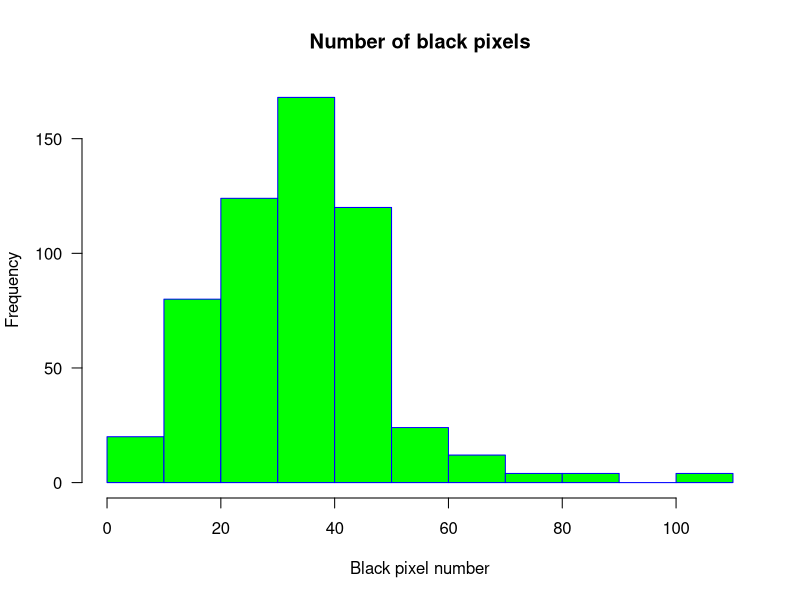
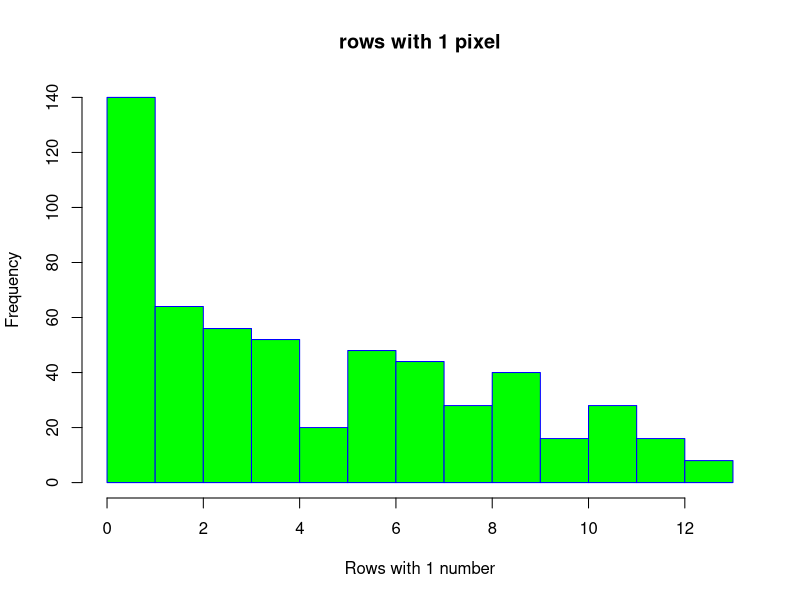
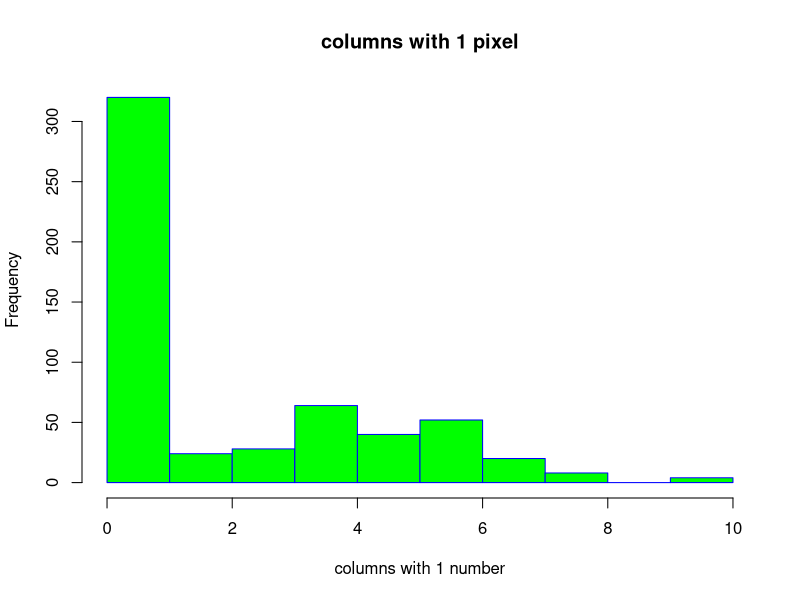
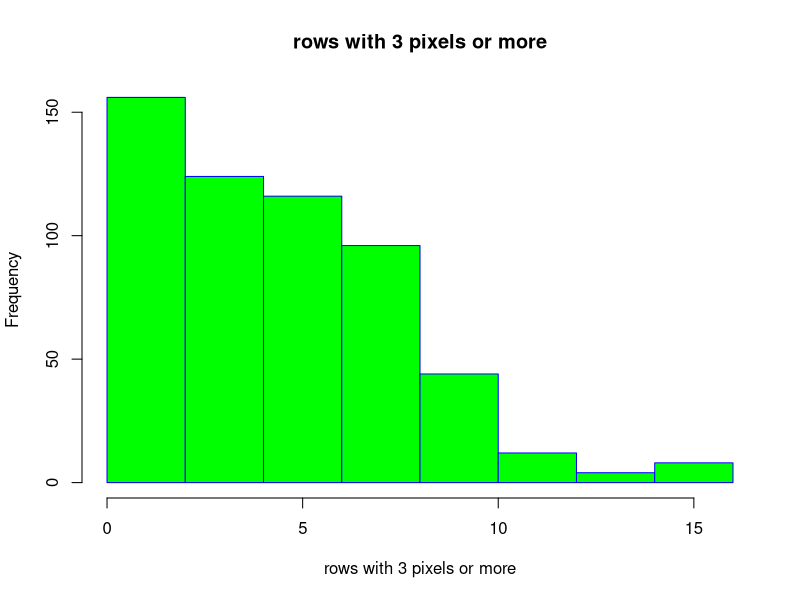
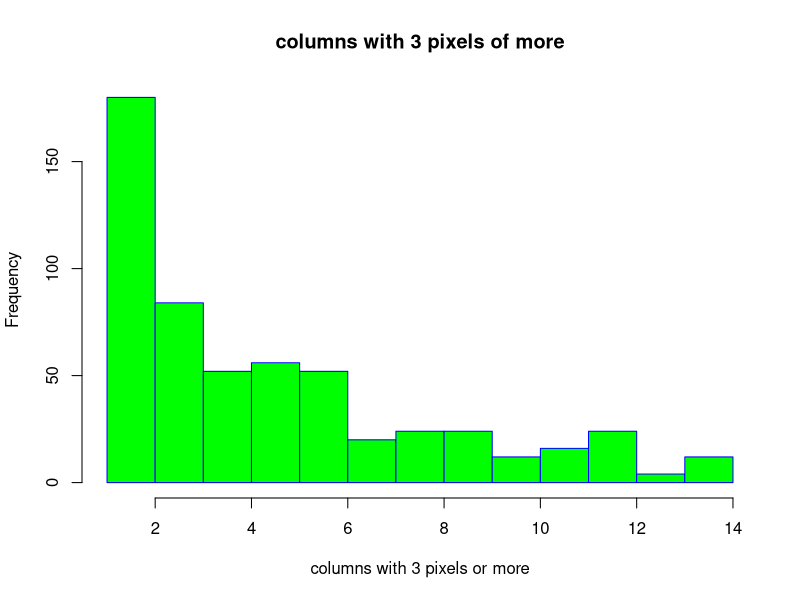
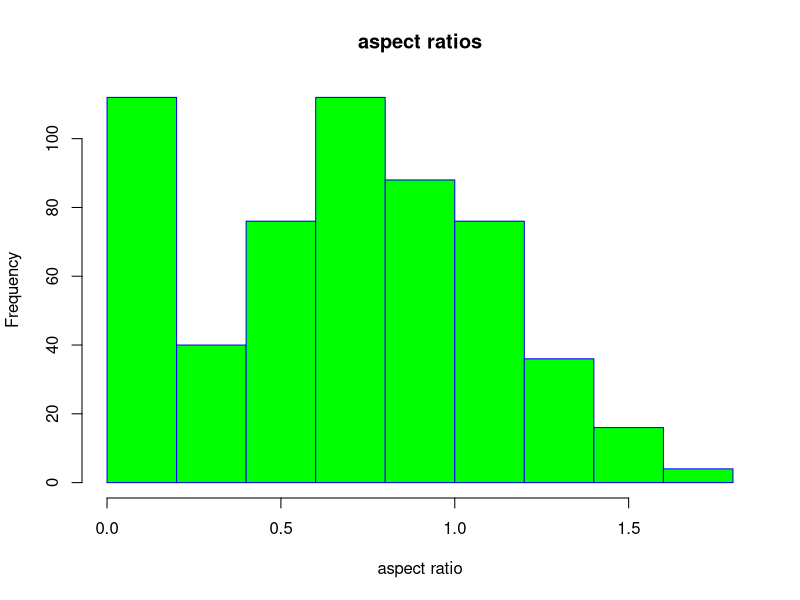

These figures' R source, in order:
{
  library(readr)
  library(ggplot2)
  
  mydata <- read.csv("40294886_features.csv", row.names = NULL)
  calculated_features <- data.frame(mydata)
  colnames(calculated_features) <- c("Label", "Index", "nr_pix", "rows_with_1", "cols_with_1",
                                     "rows_with_3p", "cols_with_3p", "aspect_ratio", "neigh_1",
                                     "no_neigh_above","no_neigh_below","no_neigh_left","no_neigh_right",
                                     "no_neigh_horiz", "no_neigh_vert","connected_areas","eyes","custom")

  print(calculated_features)
  summary(calculated_features)
  
  
  general_histograms <- function(){
    # need to use ggplot to make each of these histograms better.
    nr_pix_hist <- hist(calculated_features$nr_pix, main = "Number of black pixels", xlab="Black pixel number", border = "blue", col = "green", las = 1)
    rows_with_1_hist <- hist(calculated_features$rows_with_1, main = "rows with 1 pixel", xlab = "Rows with 1 number", border = "blue", col = "green")
    cols_with_1_hist <- hist(calculated_features$cols_with_1, main = "columns with 1 pixel", xlab = "columns with 1 number", border = "blue", col = "green")
    rows_with_3p_hist <- hist(calculated_features$rows_with_3p, main = "rows with 3 pixels or more", xlab = "rows with 3 pixels or more", border = "blue", col = "green")
    cols_with_3p_hist <- hist(calculated_features$cols_with_3p, main = "columns with 3 pixels of more", xlab = "columns with 3 pixels or more", border = "blue", col = "green")
    aspect_ratio_hist <- hist(calculated_features$aspect_ratio, main = "aspect ratios", xlab = "aspect ratio", border = "blue", col = "green")
    
    print(nr_pix_hist)
    print(rows_with_1_hist)
    print(cols_with_1_hist)
    print(rows_with_3p_hist)
    print(cols_with_3p_hist)
    print(aspect_ratio_hist)
  }
  
  general_mean_histograms <- function(){
    # need to use ggplot to make each of these histograms better.
    nr_pix_hist <- hist(calculated_features$nr_pix, main = "Number of black pixels", xlab="Black pixel number", border = "blue", col = "green", las = 1)
    rows_with_1_hist <- hist(calculated_features$rows_with_1, main = "rows with 1 pixel", xlab = "Rows with 1 number", border = "blue", col = "green")
    cols_with_1_hist <- hist(calculated_features$cols_with_1, main = "columns with 1 pixel", xlab = "columns with 1 number", border = "blue", col = "green")
    rows_with_3p_hist <- hist(calculated_features$rows_with_3p, main = "rows with 3 pixels or more", xlab = "rows with 3 pixels or more", border = "blue", col = "green")
    cols_with_3p_hist <- hist(calculated_features$cols_with_3p, main = "columns with 3 pixels of more", xlab = "columns with 3 pixels or more", border = "blue", col = "green")
    aspect_ratio_hist <- hist(calculated_features$aspect_ratio, main = "aspect ratios", xlab = "aspect ratio", border = "blue", col = "green")
    
    print(nr_pix_hist)
    print(rows_with_1_hist)
    print(cols_with_1_hist)
    print(rows_with_3p_hist)
    print(cols_with_3p_hist)
    print(aspect_ratio_hist)
  }
  
  general_histograms()
}
